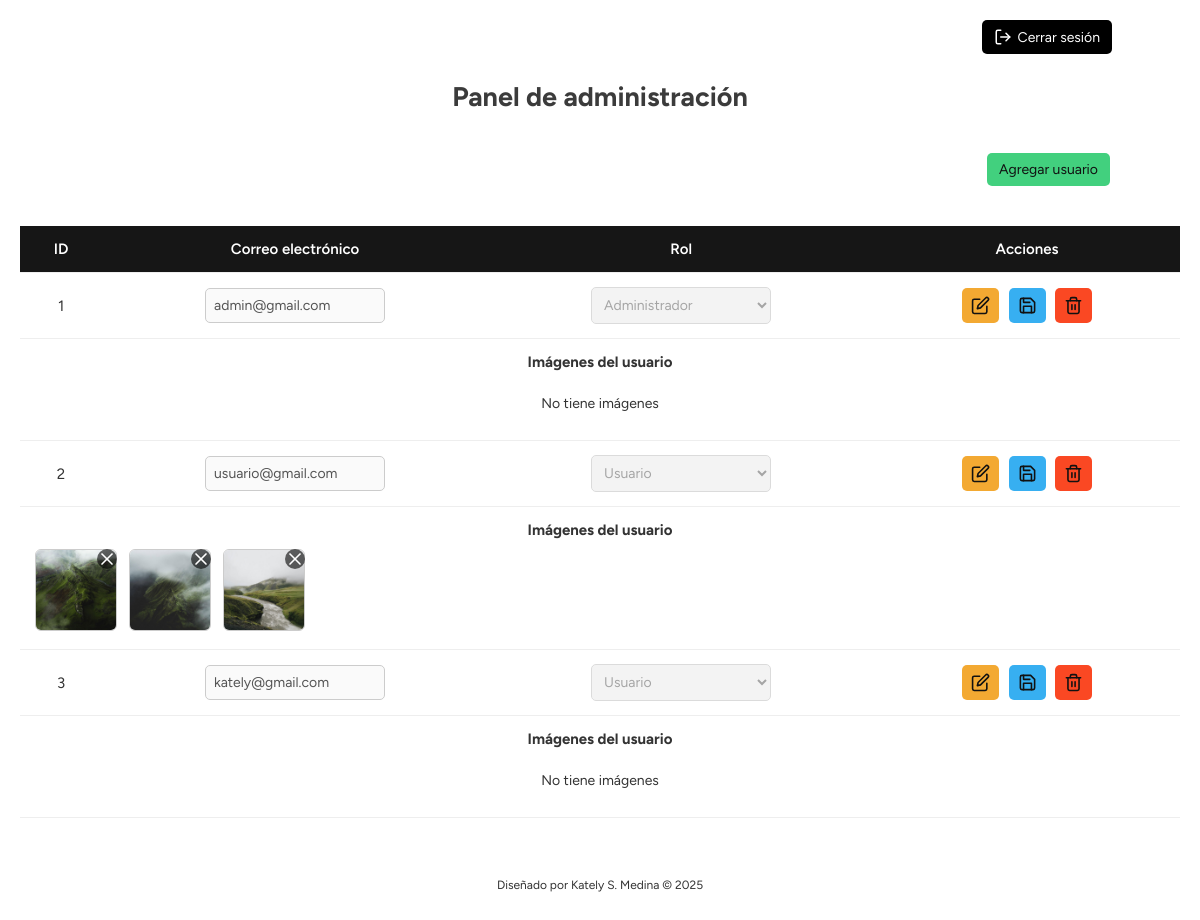
The page /panel.php (signed in) on the database its author committed.
### tables this page shows
CREATE TABLE `usuarios` (
  `id` int NOT NULL AUTO_INCREMENT,
  `correo` varchar(100) DEFAULT NULL,
  `contrasena` varchar(255) DEFAULT NULL,
  `rol` enum('usuario','admin') DEFAULT 'usuario',
  PRIMARY KEY (`id`),
  UNIQUE KEY `correo` (`correo`)
);

CREATE TABLE `imagenes` (
  `id` int NOT NULL AUTO_INCREMENT,
  `usuario_id` int NOT NULL,
  `ruta` varchar(255) NOT NULL,
  PRIMARY KEY (`id`),
  KEY `usuario_id` (`usuario_id`),
  CONSTRAINT `imagenes_ibfk_1` FOREIGN KEY (`usuario_id`) REFERENCES `usuarios` (`id`) ON DELETE CASCADE
);

### panel.php (the view, shortened to what this page needs)
<?php
require 'conexion.php';
$stmt = $pdo->query("SELECT id, correo, rol FROM usuarios");
$usuarios = $stmt->fetchAll(PDO::FETCH_ASSOC);
?>
<!DOCTYPE html>
<html lang="es">
<head>
    <link rel="stylesheet" href="styles/styles.css">
</head>
<body class="body-panel">
<h1 class="titulo-panel">Panel de administración</h1>
<button id="btn-nuevo-usuario" onclick="mostrarFormularioNuevoUsuario()" class="agregar-boton" type="button">
    Agregar usuario
</button>
<table class="tabla-panel">
    <thead>
        <tr>
            <th>ID</th>
            <th>Correo electrónico</th>
            <th>Rol</th>
            <th>Acciones</th>
        </tr>
    </thead>
    <tbody>
        <?php foreach ($usuarios as $usuario): ?>
        <form method="POST" action="panel.php">
            <tr data-id="<?= $usuario['id']; ?>">
                <td><?= htmlspecialchars($usuario['id']); ?></td>
                <td>
                    <input type="text" name="correo" value="<?= htmlspecialchars($usuario['correo']); ?>" required disabled>
                </td>
                <td>
                    <select name="rol" disabled>
                        <option value="usuario" <?= $usuario['rol'] === 'usuario' ? 'selected' : ''; ?>>Usuario</option>
                        <option value="admin" <?= $usuario['rol'] === 'admin' ? 'selected' : ''; ?>>Administrador</option>
                    </select>
                </td>
                <td class="botones-form">
                    <div class="botones-form"">
                        <button type="button" class="editar-btn" onclick="activarEdicion(<?= $usuario['id']; ?>)" title="Editar" >
                            <i data-feather="edit" width="19px" height="19px"></i>
                        </button>
                        <button type="submit" name="editar" class="guardar-btn" title="Guardar" disabled
                        onclick="return confirmarAccion('¿Estás seguro de que quieres guardar los cambios?')">
                        <i data-feather="save" width="19px" height="19px"></i>
                        </button>
                        <button type="submit" name="eliminar" value="<?= $usuario['id']; ?>" class="eliminar-btn"
                        onclick="return confirmarAccion('¿Estás seguro de que quieres eliminar este usuario y todas sus imágenes?')">
                        <i data-feather="trash-2" width="19px" height="19px"></i>
                        </button>
                    </div>
                </td>
            </tr>
        </form>
        <tr>
            <td colspan="4">
                <strong>Imágenes del usuario</strong><br>
                <div class="panel-img-container">
                    <?php
                    $stmtImgs = $pdo->prepare("SELECT ruta FROM imagenes WHERE usuario_id = ?");
                    $stmtImgs->execute([$usuario['id']]);
                    $imgs = $stmtImgs->fetchAll(PDO::FETCH_ASSOC);
                    if (empty($imgs)) {
                        echo "<p class='sin-imagenes-p'>No tiene imágenes</p>";
                    } else {
                        foreach ($imgs as $img) {
                            $ruta_relativa = htmlspecialchars($img['ruta']);
                            $ruta_completa = "uploads/" . $ruta_relativa;
                            echo "<div class='panel-img-wrapper'>
                                <img src='$ruta_completa' alt='img'>
                                <form method='POST' action='panel.php' style='position: absolute; top: 0; right: 0;'>
                                    <input type='hidden' name='ruta' value='$ruta_relativa'>
                                    <button type='submit' name='eliminar_img' class='boton-cerrar-img' title='Eliminar imagen'
                                    onclick=\"return confirmarAccion('¿Estás seguro de que quieres eliminar esta imagen?')\">
                                    <i data-feather='x'></i>
                                    </button>
                                </form>
                            </div>";
                        }
                    }
                    ?>
                </div>
            </td>
        </tr>
        <?php endforeach; ?>
    </tbody>
</table>
<form method="GET" action="upload.php" class="cerrar-sesion-form">
    <button type="submit" name="logout" value="true" class="cerrar-sesion-btn">
         <i data-feather='log-out' width='18' height='18'></i>Cerrar sesión
    </button>
</form>
<p class="copyright">Diseñado por Kately S. Medina &copy; 2025</p>
</body>
</html>

### styles/styles.css (style rules this page uses)
* { font-family: 'Figtree',sans-serif; }
.copyright { font-size: 13px; color: #505050; margin-top: auto; }
.copyright { font-size: 12px; font-family: 'Figtree', sans-serif; color: #333; margin-top: 20px; display: flex; justify-content: center; }
.cerrar-sesion-form { position: absolute; top: 20px; right: 20px; }
.cerrar-sesion-btn { background-color: #000000; border: none; color: white; padding: 8px 12px; font-size: 14px; cursor: pointer; border-radius: 5px; display: flex; align-items: center; gap: 6px; transition: background-color 0.3s ease; font-family: 'Figtree',sans-serif; margin-right: 68px; }
.body-panel { background-color: #fff; margin: 0; padding: 40px 20px; color: #333; min-height: 100vh; display: flex; flex-direction: column; align-items: center; }
.titulo-panel { font-size: 27px; color: #3b3b3b; margin: 40px 0; text-align: center; }
.tabla-panel { width: 100%; max-width: 1170px; border-collapse: collapse; background-color: #ffffff; overflow: hidden; margin-bottom: 40px; }
.tabla-panel th, .tabla-panel td { padding: 14px 15px; text-align: center; border-bottom: 1px solid #eee; margin: 0; font-size: 15px; }
.tabla-panel th { background-color: #161616; font-weight: 600; color: #ffffff; }
.botones-form button { background-color: transparent; border: none; cursor: pointer; padding: 7px; margin: 0 3px; }
.panel-img-container { display: flex; flex-wrap: wrap; gap: 12px; margin-top: 10px; }
.panel-img-wrapper { position: relative; }
.panel-img-wrapper img { height: 80px; border: 1px solid #ccc; border-radius: 6px; }
.panel-img-wrapper form { position: absolute; top: -6px; right: -6px; }
.agregar-boton { background-color: #42d07e; border: none; color: #111; padding: 8px 12px; font-size: 14px; cursor: pointer; border-radius: 5px; align-self: flex-end; transition: background-color 0.3s ease; margin-right: 70px ; margin-bottom: 0; }
.tabla-panel input, select { padding: 8px; font-size: 14px; border: 1px solid #ccc; border-radius: 5px; box-sizing: border-box; width: 180px; }
.botones-form button { border: none; color: #111; padding: 8px 9px; font-size: 14px; border-radius: 5px; cursor: pointer; display: inline-flex; align-items: center; transition: background-color 0.3s ease; }
.guardar-btn { background-color: #37aff1 !important; }
.eliminar-btn { background-color: #fa4823 !important;; }
.editar-btn { background-color: #f3a932 !important;; }
.sin-imagenes-p { font-size: 14px; text-align: center; width: 100%; }
.panel-img-wrapper img { width: 80px; height: 80px; object-fit: cover; }
.boton-cerrar-img { background-color: rgba(0, 0, 0, 0.6); border: none; border-radius: 50%; color: white; width: 20px; height: 20px; display: flex; justify-content: center; align-items: center; cursor: pointer; padding: 0; transition: background-color 0.2s ease; }

### rows shown on the page
usuarios: id "1", correo "admin@gmail.com", rol "Administrador", shows "No tiene imágenes"
usuarios: id "2", correo "usuario@gmail.com", rol "Usuario"
imagenes: ruta (picture)
imagenes: ruta (picture)
imagenes: ruta (picture)
usuarios: id "3", correo "kately@gmail.com", rol "Usuario", shows "No tiene imágenes"
